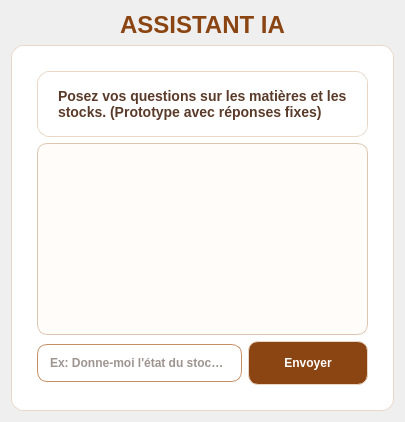
        <widget class="QWidget" name="page_ai">
         <layout class="QVBoxLayout" name="verticalLayout_ai">
          <item>
           <widget class="QLabel" name="label_ai">
            <property name="styleSheet">
             <string>font-size: 24px; font-weight: bold; color: #8B4513;</string>
            </property>
            <property name="text">
             <string>ASSISTANT IA</string>
            </property>
            <property name="alignment">
             <set>Qt::AlignmentFlag::AlignCenter</set>
            </property>
           </widget>
          </item>
          <item>
           <widget class="QFrame" name="frame_ai">
            <property name="styleSheet">
             <string>background: white; border-radius: 12px; border: 1px solid #e8d7c7; padding: 16px;</string>
            </property>
            <layout class="QVBoxLayout" name="vbox_ai">
             <item>
              <widget class="QLabel" name="label_ai_intro">
               <property name="styleSheet">
                <string>font-size: 14px; font-weight: 600; color: #5a3b2a;</string>
               </property>
               <property name="text">
                <string>Posez vos questions sur les matières et les stocks. (Prototype avec réponses fixes)</string>
               </property>
               <property name="wordWrap">
                <bool>true</bool>
               </property>
              </widget>
             </item>
             <item>
              <widget class="QTextBrowser" name="tb_ai_log">
               <property name="minimumHeight">
                <number>240</number>
               </property>
               <property name="styleSheet">
                <string>background:#FFFCFA; border:1px solid #DDC6B0; border-radius: 10px; padding: 10px; color:#3b2a20;</string>
               </property>
              </widget>
             </item>
             <item>
              <layout class="QHBoxLayout" name="hbox_ai_input">
               <item>
                <widget class="QLineEdit" name="le_ai_input">
                 <property name="minimumHeight">
                  <number>44</number>
                 </property>
                 <property name="placeholderText">
                  <string>Ex: Donne-moi l'état du stock cuir</string>
                 </property>
                 <property name="styleSheet">
                  <string>background-color: white; border: 1px solid #C68E65; border-radius: 10px; padding: 10px; font-weight: 600; color:#3b2a20;</string>
                 </property>
                </widget>
               </item>
               <item>
                <widget class="QPushButton" name="btn_ai_send">
                 <property name="minimumSize">
                  <size>
                   <width>120</width>
                   <height>44</height>
                  </size>
                 </property>
                 <property name="styleSheet">
                  <string>QPushButton{background:#8B4513;color:white;padding:10px 18px;border-radius:10px;font-weight:700;} QPushButton:hover{background:#a05a22;} QPushButton:pressed{background:#723a0f;}</string>
                 </property>
                 <property name="text">
                  <string>Envoyer</string>
                 </property>
                </widget>
               </item>
              </layout>
             </item>
            </layout>
           </widget>
          </item>
         </layout>
        </widget>
